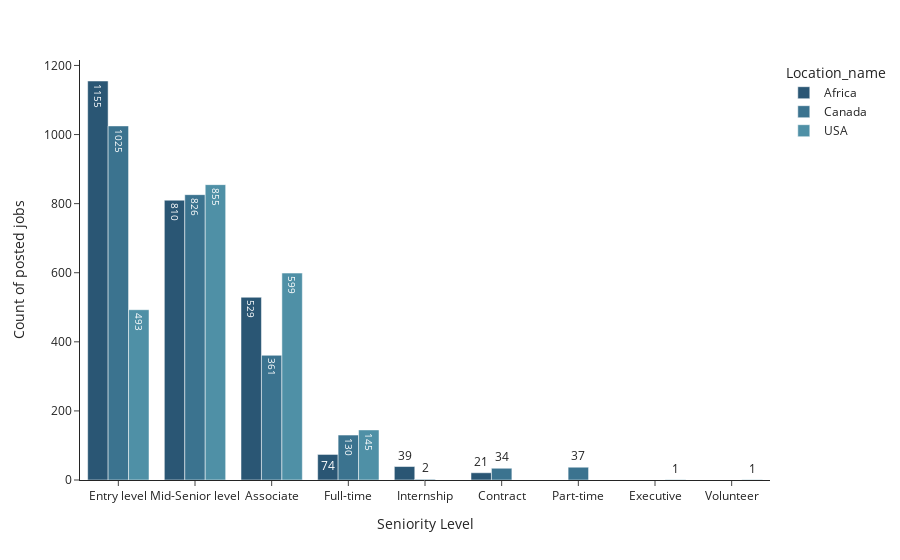

Here is the notebook cell this chart was saved with:
### Code cell
# fig = px.bar(df_Seniority_level , 
#              y=df_Seniority_level.Counts, 
#              x=df_Seniority_level.Seniority_level, 
#              template=  "simple_white"  ,
#              title= "Counts of posted jobs based on seniority level",
#              color = df_Seniority_level.Location_name,
#              color_discrete_sequence = px.colors.sequential.Teal_r,  
#              #facet_col=df_Seniority_level.Location_name,
#              labels={'Seniority_level':'Seniority Level', 'Counts':"Count of posted jobs"},
#              text=['{}'.format(p) for p in df_Seniority_level.Counts]
#             )

# fig.update_layout(coloraxis_showscale=False, barmode='group')
# fig.show()


# Filter out "Not Applicable" from the dataframe
df_Seniority_level = df_Seniority_level[df_Seniority_level['Seniority_level'] != "Not Applicable"]

# Create the bar chart
fig = px.bar(df_Seniority_level , 
             y='Counts', 
             x='Seniority_level', 
             template= "simple_white",  
             color='Location_name',
             color_discrete_sequence=px.colors.sequential.Teal_r,
             labels={'Seniority_level':'Seniority Level', 'Counts':"Count of posted jobs"},
             text=['{}'.format(p) for p in df_Seniority_level.Counts]
            )

fig.update_layout(coloraxis_showscale=False, barmode='group')
fig.show()
# This code filters out any rows in df_Seniority_level where the Seniority_level is "Not Applicable" before creating the plot.

### Figure 1 — Plotly figure (JSON) as saved in the notebook; plotly's stock layout.template omitted (floating-point values rounded to 4 significant figures)
{"data": [{"alignmentgroup": "True", "hovertemplate": "Location_name=Africa<br>Seniority Level=%{x}<br>Count of posted jobs=%{y}<br>text=%{text}<extra></extra>", "legendgroup": "Africa", "marker": {"color": "rgb(42, 86, 116)", "pattern": {"shape": ""}}, "name": "Africa", "offsetgroup": "Africa", "orientation": "v", "showlegend": true, "text": ["1155", "810", "529", "74", "39", "21"], "textposition": "auto", "type": "bar", "x": ["Entry level", "Mid-Senior level", "Associate", "Full-time", "Internship", "Contract"], "xaxis": "x", "y": [1155, 810, 529, 74, 39, 21], "yaxis": "y"}, {"alignmentgroup": "True", "hovertemplate": "Location_name=Canada<br>Seniority Level=%{x}<br>Count of posted jobs=%{y}<br>text=%{text}<extra></extra>", "legendgroup": "Canada", "marker": {"color": "rgb(59, 115, 143)", "pattern": {"shape": ""}}, "name": "Canada", "offsetgroup": "Canada", "orientation": "v", "showlegend": true, "text": ["1025", "826", "361", "130", "37", "34", "2"], "textposition": "auto", "type": "bar", "x": ["Entry level", "Mid-Senior level", "Associate", "Full-time", "Part-time", "Contract", "Internship"], "xaxis": "x", "y": [1025, 826, 361, 130, 37, 34, 2], "yaxis": "y"}, {"alignmentgroup": "True", "hovertemplate": "Location_name=USA<br>Seniority Level=%{x}<br>Count of posted jobs=%{y}<br>text=%{text}<extra></extra>", "legendgroup": "USA", "marker": {"color": "rgb(79, 144, 166)", "pattern": {"shape": ""}}, "name": "USA", "offsetgroup": "USA", "orientation": "v", "showlegend": true, "text": ["855", "599", "493", "145", "1", "1"], "textposition": "auto", "type": "bar", "x": ["Mid-Senior level", "Associate", "Entry level", "Full-time", "Executive", "Volunteer"], "xaxis": "x", "y": [855, 599, 493, 145, 1, 1], "yaxis": "y"}], "layout": {"barmode": "group", "coloraxis": {"showscale": false}, "legend": {"title": {"text": "Location_name"}, "tracegroupgap": 0}, "margin": {"t": 60}, "xaxis": {"anchor": "y", "domain": [0, 1], "title": {"text": "Seniority Level"}}, "yaxis": {"anchor": "x", "domain": [0, 1], "title": {"text": "Count of posted jobs"}}}}
